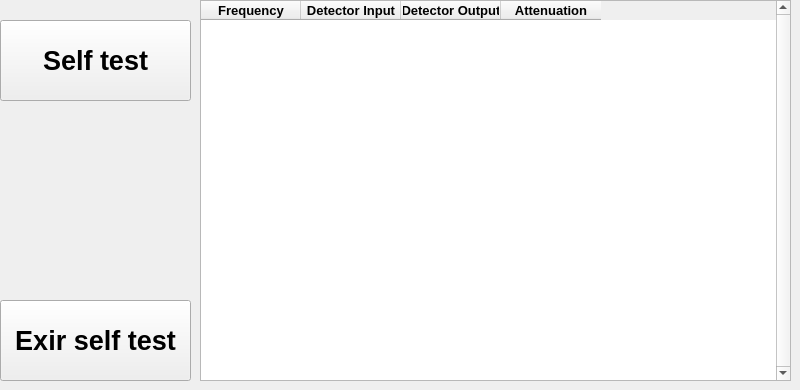
   <widget class="QWidget" name="page8_self_test_attenuation">
    <widget class="QPushButton" name="btn_self_test_attenuation">
     <property name="geometry">
      <rect>
       <x>0</x>
       <y>20</y>
       <width>191</width>
       <height>81</height>
      </rect>
     </property>
     <property name="font">
      <font>
       <family>Arial</family>
       <pointsize>20</pointsize>
       <weight>75</weight>
       <bold>true</bold>
      </font>
     </property>
     <property name="text">
      <string>Self test</string>
     </property>
     <property name="flat">
      <bool>false</bool>
     </property>
    </widget>
    <widget class="QPushButton" name="btn_exit_self_test_attenuation">
     <property name="geometry">
      <rect>
       <x>0</x>
       <y>300</y>
       <width>191</width>
       <height>81</height>
      </rect>
     </property>
     <property name="font">
      <font>
       <family>Arial</family>
       <pointsize>20</pointsize>
       <weight>75</weight>
       <bold>true</bold>
      </font>
     </property>
     <property name="text">
      <string>Exir self test</string>
     </property>
     <property name="flat">
      <bool>false</bool>
     </property>
    </widget>
    <widget class="QTableWidget" name="tw_self_test_attenuation">
     <property name="geometry">
      <rect>
       <x>200</x>
       <y>0</y>
       <width>591</width>
       <height>381</height>
      </rect>
     </property>
     <property name="font">
      <font>
       <family>Arial</family>
       <pointsize>16</pointsize>
       <weight>75</weight>
       <bold>true</bold>
      </font>
     </property>
     <property name="verticalScrollBarPolicy">
      <enum>Qt::ScrollBarAlwaysOn</enum>
     </property>
     <property name="verticalScrollMode">
      <enum>QAbstractItemView::ScrollPerItem</enum>
     </property>
     <column>
      <property name="text">
       <string>Frequency</string>
      </property>
      <property name="font">
       <font>
        <family>Arial</family>
        <pointsize>10</pointsize>
        <weight>75</weight>
        <bold>true</bold>
       </font>
      </property>
      <property name="textAlignment">
       <set>AlignCenter</set>
      </property>
     </column>
     <column>
      <property name="text">
       <string>Detector Input</string>
      </property>
      <property name="font">
       <font>
        <family>Arial</family>
        <pointsize>10</pointsize>
        <weight>75</weight>
        <bold>true</bold>
       </font>
      </property>
      <property name="textAlignment">
       <set>AlignCenter</set>
      </property>
     </column>
     <column>
      <property name="text">
       <string>Detector Output</string>
      </property>
      <property name="font">
       <font>
        <family>Arial</family>
        <pointsize>10</pointsize>
        <weight>75</weight>
        <bold>true</bold>
       </font>
      </property>
      <property name="textAlignment">
       <set>AlignCenter</set>
      </property>
     </column>
     <column>
      <property name="text">
       <string>Attenuation</string>
      </property>
      <property name="font">
       <font>
        <family>Arial</family>
        <pointsize>10</pointsize>
        <weight>75</weight>
        <bold>true</bold>
       </font>
      </property>
      <property name="textAlignment">
       <set>AlignCenter</set>
      </property>
     </column>
    </widget>
   </widget>
